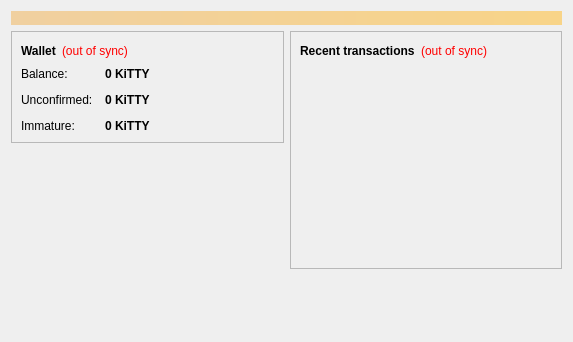
<?xml version="1.0" encoding="UTF-8"?>
<ui version="4.0">
 <class>OverviewPage</class>
 <widget class="QWidget" name="OverviewPage">
  <property name="geometry">
   <rect>
    <x>0</x>
    <y>0</y>
    <width>573</width>
    <height>342</height>
   </rect>
  </property>
  <property name="windowTitle">
   <string>Form</string>
  </property>
  <layout class="QVBoxLayout" name="topLayout">
   <item>
    <widget class="QLabel" name="labelAlerts">
     <property name="visible">
      <bool>false</bool>
     </property>
     <property name="styleSheet">
      <string notr="true">background-color: qlineargradient(x1: 0, y1: 0, x2: 1, y2: 0, stop:0 #F0D0A0, stop:1 #F8D488); color:#000000;</string>
     </property>
     <property name="wordWrap">
      <bool>true</bool>
     </property>
     <property name="margin">
      <number>3</number>
     </property>
    </widget>
   </item>
   <item>
    <layout class="QHBoxLayout" name="horizontalLayout" stretch="1,1">
     <item>
      <layout class="QVBoxLayout" name="verticalLayout_2">
       <item>
        <widget class="QFrame" name="frame">
         <property name="frameShape">
          <enum>QFrame::StyledPanel</enum>
         </property>
         <property name="frameShadow">
          <enum>QFrame::Raised</enum>
         </property>
         <layout class="QVBoxLayout" name="verticalLayout_4">
          <item>
           <layout class="QHBoxLayout" name="horizontalLayout_4">
            <item>
             <widget class="QLabel" name="label_5">
              <property name="font">
               <font>
                <weight>75</weight>
                <bold>true</bold>
               </font>
              </property>
              <property name="text">
               <string>Wallet</string>
              </property>
             </widget>
            </item>
            <item>
             <widget class="QLabel" name="labelWalletStatus">
              <property name="toolTip">
               <string>The displayed information may be out of date. Your wallet automatically synchronizes with the KiTTYCoin network after a connection is established, but this process has not completed yet.</string>
              </property>
              <property name="styleSheet">
               <string notr="true">QLabel { color: red; }</string>
              </property>
              <property name="text">
               <string notr="true">(out of sync)</string>
              </property>
              <property name="alignment">
               <set>Qt::AlignLeading|Qt::AlignLeft|Qt::AlignVCenter</set>
              </property>
             </widget>
            </item>
            <item>
             <spacer name="horizontalSpacer_2">
              <property name="orientation">
               <enum>Qt::Horizontal</enum>
              </property>
              <property name="sizeHint" stdset="0">
               <size>
                <width>40</width>
                <height>20</height>
               </size>
              </property>
             </spacer>
            </item>
           </layout>
          </item>
          <item>
           <layout class="QFormLayout" name="formLayout_2">
            <property name="fieldGrowthPolicy">
             <enum>QFormLayout::AllNonFixedFieldsGrow</enum>
            </property>
            <property name="horizontalSpacing">
             <number>12</number>
            </property>
            <property name="verticalSpacing">
             <number>12</number>
            </property>
            <item row="0" column="0">
             <widget class="QLabel" name="label">
              <property name="text">
               <string>Balance:</string>
              </property>
             </widget>
            </item>
            <item row="0" column="1">
             <widget class="QLabel" name="labelBalance">
              <property name="font">
               <font>
                <weight>75</weight>
                <bold>true</bold>
               </font>
              </property>
              <property name="cursor">
               <cursorShape>IBeamCursor</cursorShape>
              </property>
              <property name="toolTip">
               <string>Your current balance</string>
              </property>
              <property name="text">
               <string notr="true">0 KiTTY</string>
              </property>
              <property name="textInteractionFlags">
               <set>Qt::LinksAccessibleByMouse|Qt::TextSelectableByKeyboard|Qt::TextSelectableByMouse</set>
              </property>
             </widget>
            </item>
            <item row="1" column="0">
             <widget class="QLabel" name="label_3">
              <property name="text">
               <string>Unconfirmed:</string>
              </property>
             </widget>
            </item>
            <item row="1" column="1">
             <widget class="QLabel" name="labelUnconfirmed">
              <property name="font">
               <font>
                <weight>75</weight>
                <bold>true</bold>
               </font>
              </property>
              <property name="cursor">
               <cursorShape>IBeamCursor</cursorShape>
              </property>
              <property name="toolTip">
               <string>Total of transactions that have yet to be confirmed, and do not yet count toward the current balance</string>
              </property>
              <property name="text">
               <string notr="true">0 KiTTY</string>
              </property>
              <property name="textInteractionFlags">
               <set>Qt::LinksAccessibleByMouse|Qt::TextSelectableByKeyboard|Qt::TextSelectableByMouse</set>
              </property>
             </widget>
            </item>
            <item row="2" column="0">
             <widget class="QLabel" name="labelImmatureText">
              <property name="text">
               <string>Immature:</string>
              </property>
             </widget>
            </item>
            <item row="2" column="1">
             <widget class="QLabel" name="labelImmature">
              <property name="font">
               <font>
                <weight>75</weight>
                <bold>true</bold>
               </font>
              </property>
              <property name="toolTip">
               <string>Mined balance that has not yet matured</string>
              </property>
              <property name="text">
               <string notr="true">0 KiTTY</string>
              </property>
              <property name="textInteractionFlags">
               <set>Qt::LinksAccessibleByMouse|Qt::TextSelectableByKeyboard|Qt::TextSelectableByMouse</set>
              </property>
             </widget>
            </item>
           </layout>
          </item>
         </layout>
        </widget>
       </item>
       <item>
        <spacer name="verticalSpacer">
         <property name="orientation">
          <enum>Qt::Vertical</enum>
         </property>
         <property name="sizeHint" stdset="0">
          <size>
           <width>20</width>
           <height>40</height>
          </size>
         </property>
        </spacer>
       </item>
        <item>
         <widget class="QLabel" name="label_wallet_bgcoin">
          <property name="text">
           <string/>
          </property>
          <property name="pixmap">
           <pixmap resource="../bitcoin.qrc">:/images/wallet_bgcoin</pixmap>
          </property>
          <property name="scaledContents">
           <bool>false</bool>
          </property>
          <property name="alignment">
           <set>Qt::AlignCenter</set>
          </property>
          <property name="margin">
           <number>-2</number>
          </property>
         </widget>
        </item>
        <item>
         <widget class="QLabel" name="label_6">
          <property name="text">
           <string/>
          </property>
         </widget>
        </item>
      </layout>
     </item>
     <item>
      <layout class="QVBoxLayout" name="verticalLayout_3">
       <item>
        <widget class="QFrame" name="frame_2">
         <property name="frameShape">
          <enum>QFrame::StyledPanel</enum>
         </property>
         <property name="frameShadow">
          <enum>QFrame::Raised</enum>
         </property>
         <layout class="QVBoxLayout" name="verticalLayout">
          <item>
           <layout class="QHBoxLayout" name="horizontalLayout_2">
            <item>
             <widget class="QLabel" name="label_4">
              <property name="text">
               <string>&lt;b&gt;Recent transactions&lt;/b&gt;</string>
              </property>
             </widget>
            </item>
            <item>
             <widget class="QLabel" name="labelTransactionsStatus">
              <property name="toolTip">
               <string>The displayed information may be out of date. Your wallet automatically synchronizes with the KiTTYCoin network after a connection is established, but this process has not completed yet.</string>
              </property>
              <property name="styleSheet">
               <string notr="true">QLabel { color: red; }</string>
              </property>
              <property name="text">
               <string notr="true">(out of sync)</string>
              </property>
              <property name="alignment">
               <set>Qt::AlignRight|Qt::AlignTrailing|Qt::AlignVCenter</set>
              </property>
             </widget>
            </item>
            <item>
             <spacer name="horizontalSpacer">
              <property name="orientation">
               <enum>Qt::Horizontal</enum>
              </property>
              <property name="sizeHint" stdset="0">
               <size>
                <width>40</width>
                <height>20</height>
               </size>
              </property>
             </spacer>
            </item>
           </layout>
          </item>
          <item>
           <widget class="QListView" name="listTransactions">
            <property name="styleSheet">
             <string notr="true">QListView { background: transparent; }</string>
            </property>
            <property name="frameShape">
             <enum>QFrame::NoFrame</enum>
            </property>
            <property name="verticalScrollBarPolicy">
             <enum>Qt::ScrollBarAlwaysOff</enum>
            </property>
            <property name="horizontalScrollBarPolicy">
             <enum>Qt::ScrollBarAlwaysOff</enum>
            </property>
            <property name="selectionMode">
             <enum>QAbstractItemView::NoSelection</enum>
            </property>
           </widget>
          </item>
         </layout>
        </widget>
       </item>
       <item>
        <spacer name="verticalSpacer_2">
         <property name="orientation">
          <enum>Qt::Vertical</enum>
         </property>
         <property name="sizeHint" stdset="0">
          <size>
           <width>20</width>
           <height>40</height>
          </size>
         </property>
        </spacer>
       </item>
      </layout>
     </item>
    </layout>
   </item>
  </layout>
 </widget>
 <resources/>
 <connections/>
</ui>
